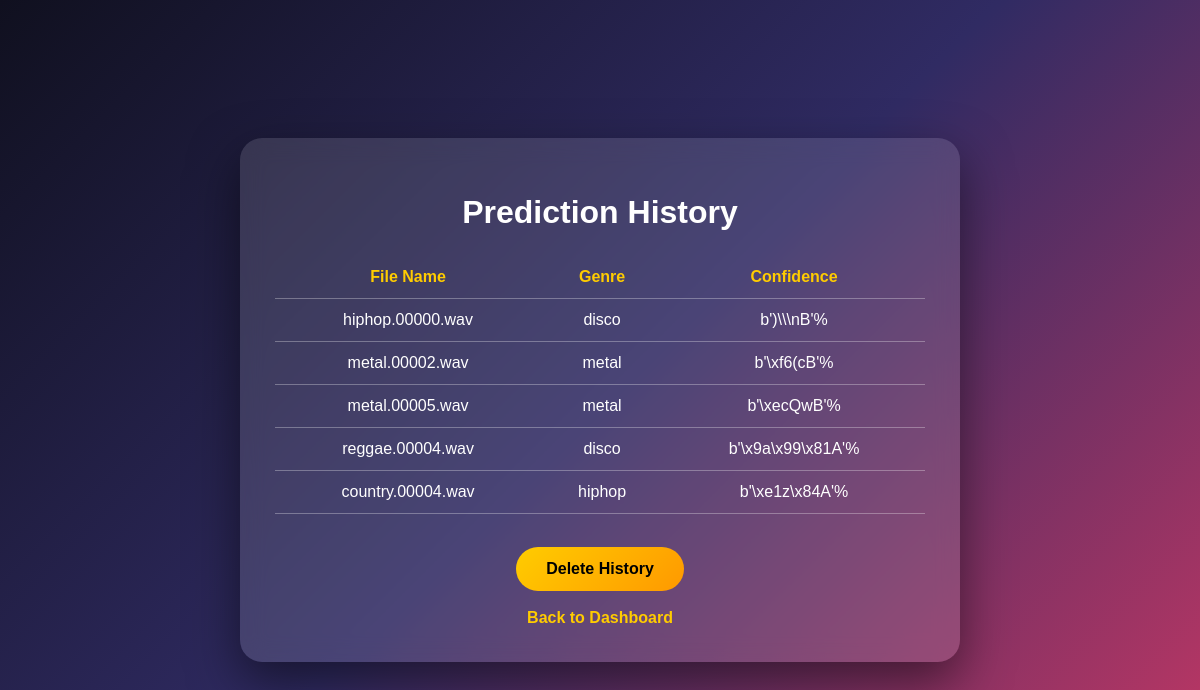
Screenshot of /history (signed in) with the database file from the repository.
### tables this page shows
CREATE TABLE history(
            id INTEGER PRIMARY KEY AUTOINCREMENT,
            username TEXT,
            filename TEXT,
            genre TEXT,
            confidence REAL
        );

### app.py (the view)
@app.route("/history")
def history():
    if "username" not in session:
        return redirect(url_for("login"))
    con = sqlite3.connect(DB_PATH)
    cur = con.cursor()
    cur.execute(
        """
        SELECT filename, genre, confidence
        FROM history
        WHERE username=?
        """,
        (session["username"],)
    )
    records = cur.fetchall()
    con.close()
    return render_template("history.html", records=records)

### templates/history.html (shortened to what this page needs)
<!DOCTYPE html>
<html>
<head>
    <link rel="stylesheet" href="/static/css/style.css">
</head>
<body>
<div class="box large">
    <h1>Prediction History</h1>
    <table>
        <tr>
            <th>File Name</th>
            <th>Genre</th>
            <th>Confidence</th>
        </tr>
        {% for row in records %}
        <tr>
            <td>{{ row[0] }}</td>
            <td>{{ row[1] }}</td>
            <td>{{ row[2] }}%</td>
        </tr>
        {% endfor %}
    </table>
    <br>
    <a href="/delete_history">
        <button>Delete History</button>
    </a>
    <br><br>
    <a href="/dashboard">Back to Dashboard</a>
</div>
</body>
</html>

### static/css/style.css (style rules this page uses)
body { margin: 0; font-family: Arial, sans-serif; background: linear-gradient(135deg, #10101f, #302b63, #c33764); min-height: 100vh; display: flex; justify-content: center; align-items: center; color: white; }
.box { width: 420px; background: rgba(255, 255, 255, 0.12); padding: 35px; border-radius: 22px; text-align: center; box-shadow: 0 20px 50px rgba(0,0,0,0.5); backdrop-filter: blur(12px); }
.large { width: 650px; }
h1 { margin-bottom: 15px; }
button { background: linear-gradient(135deg, #ffcc00, #ff9900); border: none; padding: 13px 30px; border-radius: 25px; font-size: 16px; font-weight: bold; cursor: pointer; margin-top: 15px; }
a { color: #ffcc00; text-decoration: none; font-weight: bold; }
table { width: 100%; border-collapse: collapse; margin-top: 25px; }
th, td { padding: 12px; border-bottom: 1px solid rgba(255,255,255,0.3); }
th { color: #ffcc00; }

### rows the page displays
history: filename "hiphop.00000.wav", genre "disco", confidence "b')\\\\\\nB'"
history: filename "metal.00002.wav", genre "metal", confidence "b'\\xf6(cB'"
history: filename "metal.00005.wav", genre "metal", confidence "b'\\xecQwB'"
history: filename "reggae.00004.wav", genre "disco", confidence "b'\\x9a\\x99\\x81A'"
history: filename "country.00004.wav", genre "hiphop", confidence "b'\\xe1z\\x84A'"
